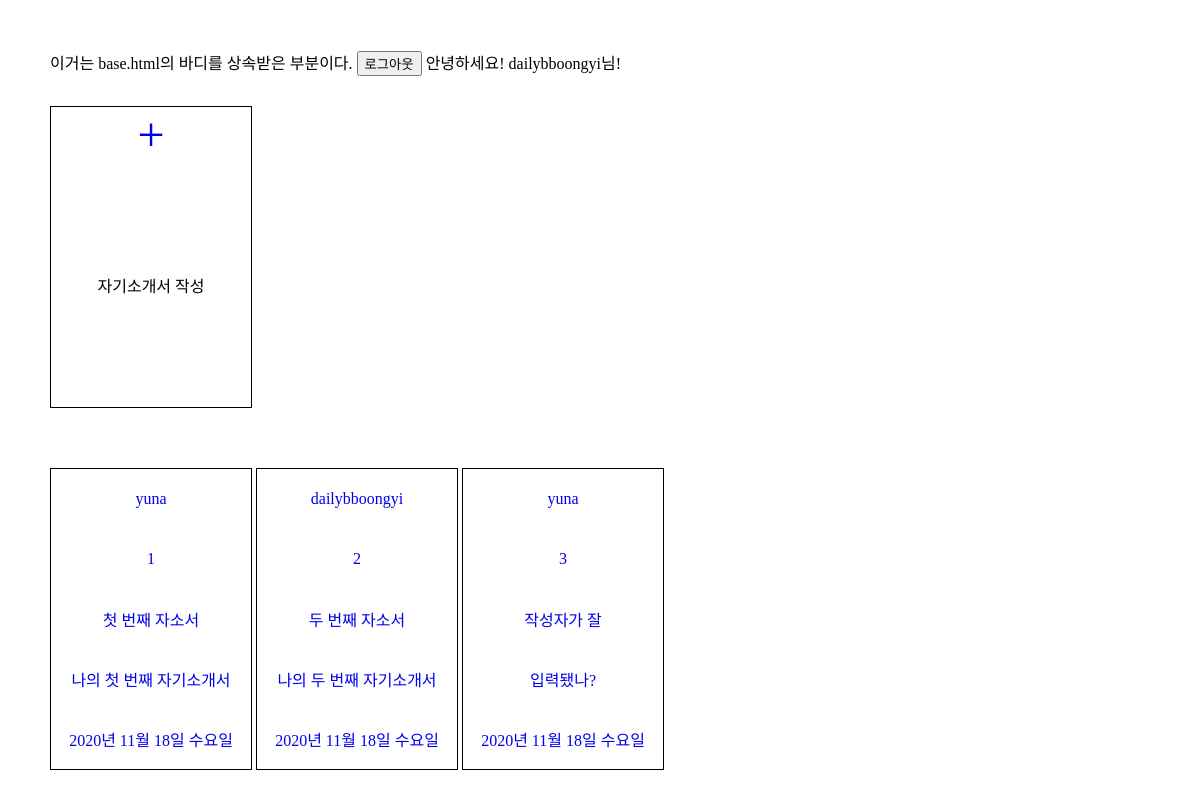
Screenshot of / (signed in) with the database file from the repository.
### main/models.py (models this page shows)
class Jasoseol(models.Model):
    title = models.CharField(max_length=50)
    content = models.TextField()
    updated_at = models.DateTimeField(auto_now=True)
    author = models.ForeignKey(User, on_delete=models.CASCADE)

### main/views.py (the view)
# urls.py: path('', index, name="index"),
def index(request):
    all_jss = Jasoseol.objects.all()
    return render(request, 'index.html', {'all_jss' : all_jss})

### main/templates/index.html (shortened to what this page needs)
{% extends "base.html" %}
{% load static %}
{% block head %}
    <link rel="stylesheet" types="text/css" href="{% static 'css/index.css' %}" />
{% endblock %}
{% block content %}
    {% if user.is_authenticated %}
    <a href="{% url 'logout' %}">
        <button>로그아웃</button>
    </a>
    안녕하세요! {{user}}님!
    {% endif %}
    <div class="make_jss">
        <a href="{% url 'create' %}">
            <div class="plus_btn">
                +
            </div>
        </a>
        <p>자기소개서 작성</p>
    </div>
    {% for jss in all_jss %}
    <a href="{% url 'detail' jss.id %}">
    <div class="all_jss">
        <p>{{jss.author}}</p>
        <p>{{jss.id}}</p>
        <p>{{jss.title}}</p>
        <p>{{jss.content}}</p>
        <p>{{jss.updated_at|date:"Y년 m월 d일 D"}}</p>
    </div>
    </a>
    {% endfor %}
{% endblock %}

### main/static/css/index.css (style rules this page uses)
body { margin: 0; padding: 50px; }
a { text-decoration: none; }
.make_jss, .all_jss { width: 200px; height: 300px; border: 1px solid black; display: flex; flex-direction: column; align-items: center; margin-bottom: 30px; margin-top: 30px; }
.all_jss { display: inline-flex; }
.plus_btn { flex: 1; display: flex; align-items: center; font-size: 3rem; }
p { flex: 1; display: flex; align-items: center; }

### rows the page displays
Jasoseol: author "yuna", id "1", title "첫 번째 자소서", content "나의 첫 번째 자기소개서", updated_at "2020년 11월 18일 수요일"
Jasoseol: author "dailybboongyi", id "2", title "두 번째 자소서", content "나의 두 번째 자기소개서", updated_at "2020년 11월 18일 수요일"
Jasoseol: author "yuna", id "3", title "작성자가 잘", content "입력됐나?", updated_at "2020년 11월 18일 수요일"

### other values shown
{{ user }} "dailybboongyi"
